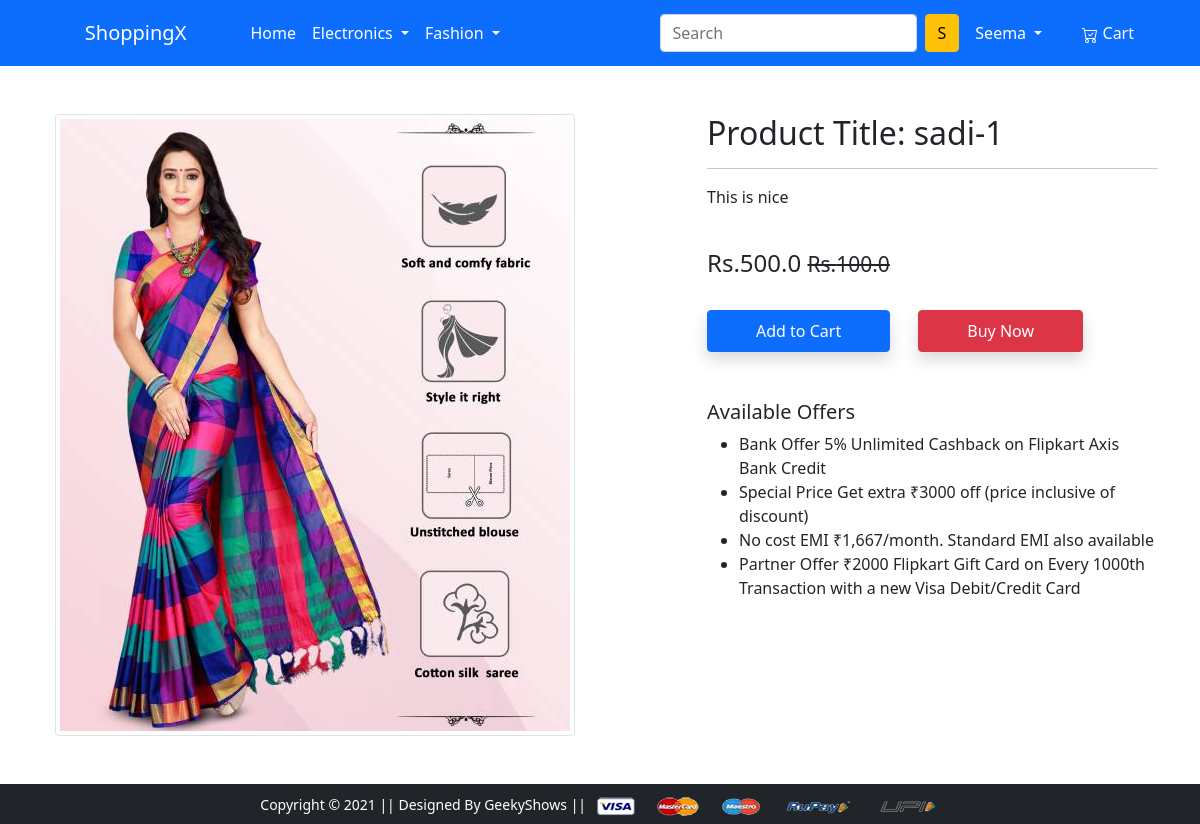
The app's page /product-detail/10 (signed in) with its own data.
### app/models.py (models this page shows)
class Product(models.Model):
    title = models.CharField(max_length=100)
    selling_price = models.FloatField()
    discounted_price = models.FloatField()
    description = models.TextField()
    brand = models.CharField(max_length=100)
    category = models.CharField(choices=CATEGORY_CHOICES, max_length=2)
    product_image = models.ImageField(upload_to= 'producting')

### app/views.py (the view)
# urls.py: path('product-detail/<int:pk>', views.ProductDetailView.as_view() ,
class ProductDetailView(View):
    def get(self, request, pk):
        product = Product.objects.get(pk=pk)
        item_already_in_cart = False
        item_already_in_cart = Cart.objects.filter(Q(product=product.id)
        & Q(user=request.user)).exists()
        return render (request, 'app/productdetail.html',
        {'product':product,'item_already_in_cart':item_already_in_cart})

### app/templates/app/productdetail.html (shortened to what this page needs)
{% extends 'app/base.html' %}
{% load static %}
{% block main-content %}
<div class="container my-5">
 <div class="row">
  <div class="col-sm-6 text-center align-self-center">
   <img src="{{product.product_image.url}}" alt="" class="img-fluid img-thumbnail">
  </div>
  <div class="col-sm-5 offset-sm-1">
   <h2>Product Title: {{product.title}}</h2>
   <hr>
   <p>{{product.description}}</p> <br>
   <h4>Rs.{{product.selling_price}} <small class="fw-light text-decoration-line-through">
    Rs.{{product.discounted_price}}
  </small></h4> <br>
  {% if item_already_in_cart %}
  <a href="{% url 'showcart'%}"class="btn btn-warning shadow px-5 py-2 ms-4">
    Go to cart
  </a>
   {% else %}
   <form action="/add-to-cart" class="d-inline">
  <button type="submit" class="btn btn-primary shadow px-5
  py-2">Add to Cart</button>
   </form>
   {% endif %}
   <a href="{% url 'buy-now' %}" class="btn btn-danger shadow
    px-5 py-2 ms-4">Buy Now</a>
   <h5 class="mt-5">Available Offers</h5>
   <ul>
    <li>Bank Offer 5% Unlimited Cashback on Flipkart Axis Bank Credit</li>
    <li>Special Price Get extra ₹3000 off (price inclusive of discount)</li>
    <li>No cost EMI ₹1,667/month. Standard EMI also available</li>
    <li>Partner Offer ₹2000 Flipkart Gift Card on Every 1000th Transaction with a new Visa Debit/Credit Card</li>
   </ul>
  </div>
 </div>
</div>
{% endblock main-content %}

### app/templates/app/base.html (shortened to what this page needs)
<!doctype html>
{% load static %}
<html lang="en">
  <head>
    <link href="https://cdn.jsdelivr.net/npm/bootstrap@5.0.0-beta1/dist/css/bootstrap.min.css" rel="stylesheet">
    <link rel="stylesheet" href="{% static 'app/css/owl.carousel.min.css' %}">
    <link rel="stylesheet" href="{% static 'app/css/all.min.css' %}">
    <link rel="stylesheet" href="{% static 'app/css/style.css' %}">
  </head>
  <body>
    <nav class="navbar navbar-expand-lg navbar-dark bg-primary">
     <div class="container">
      <lord-icon
    src="https://cdn.lordicon.com/liqouopv.json"
    trigger="hover"
    colors="primary:#93150d,secondary:#f9c9c0"
    style="width:50px;height:50px">
  </lord-icon>
       <a class="navbar-brand" href="/">
        <script src="https://cdn.lordicon.com/bhenfmcm.js"></script>ShoppingX </a>
       <div class="collapse navbar-collapse" id="navbarSupportedContent">
        <lord-icon
        src="https://cdn.lordicon.com/etqbfrgp.json"
        trigger="hover"
        colors="outline:#131432,primary:#92140c,secondary:#f24c00,tertiary:#b26836,quaternary:#ebe6ef"
        style="width:40px;height:40px"></lord-icon>
         <ul class="navbar-nav me-auto mb-3 mb-lg-0">
           <li class="nav-item">
            <a class="nav-link active" aria-current="page" href="/">Home</a>
            </li>
           <li class="nav-item dropdown">
             <a class="nav-link dropdown-toggle text-white" href="#" id="electronicsDropdown" role="button" data-bs-toggle="dropdown" aria-expanded="false">
               Electronics
             </a>
           </li>
           <li class="nav-item dropdown">
             <a class="nav-link dropdown-toggle text-white" href="#" id="fashionDropdown" role="button" data-bs-toggle="dropdown" aria-expanded="false">
               Fashion
             </a>
           </li>
         </ul>
         <form class="d-flex">
           <input class="form-control me-2" type="search" placeholder="Search" aria-label="Search">
           <button class="btn btn-warning" type="submit">S</button>
         </form>
         <div>
          <ul class="navbar-nav me-auto mb-2 mb-lg-0">
            {%  if request.user.is_authenticated %}
           <li class="nav-item dropdown mx-2">
              <a class="nav-link dropdown-toggle text-white"
              href="#" id="profileDropdown" role="button"
               data-bs-toggle="dropdown" aria-expanded="false">
                {{request.user.username|capfirst}}
              </a>
            </li>
            <li class="nav-item mx-3">
             <a href="{% url 'showcart' %}" class="nav-link text-white">
              Cart
             </a>
            </li>
            {% endif %}
          </ul>
         </div>
       </div>
     </div>
    </nav>
    {% block main-content %} {% endblock main-content %}
    <footer class="container-fluid bg-dark text-center p-2 mt-5">
        <small class="text-white">Copyright &copy; 2021 || Designed By GeekyShows || </small>
        <img src="{% static 'app/images/payment.png' %}" alt="" srcset="" class="img-fluid" height="2px">
    </footer>
    </html>
  </body>

### records on screen
Product: product_image (picture), title "sadi-1", description "This is nice", selling_price "500.0", discounted_price "100.0"

### other values on screen
{{ request.user.username|capfirst }} "Seema"
